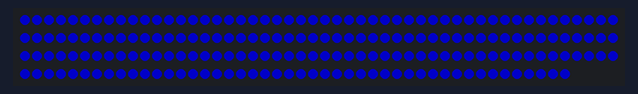
The sketch below on a simulated Arduino Uno, built with avr-gcc and run on an emulated ATmega328P. Shown: 196 RGB LEDs in strip order, left to right, continuing on the next row. Dim RGB values are drawn brighter than linear.

Above: at 0.1 s.

The sketch:

LEDs.ino
```cpp
/*

      LED Program:
      Controls ~195 WS2812B LEDs (4ft strip) for the Nerual Kinetic Sculpture

      Created: March 18, 2025
      By: Letzy Mota and Ashley Nguyen

      Modified: April 28, 2025
      By: Ashley Nguyen

*/

#include <Adafruit_NeoPixel.h>

#define LEDPin 18 // pin 18 controls strip
#define NumLEDs 196// about 195 LEDS per 4ft (for 1 panel)
#define Brightness 100 // controls LED brightness (0-255)

void TransitionLEDs(uint32_t color1, uint32_t color2);

Adafruit_NeoPixel strip(NumLEDs, LEDPin, NEO_GRB + NEO_KHZ800); // defines strip object (800KHZ, GRB required for strip model)

void SetAllLEDs();

int32_t currColor;
int currentBrightness;

void setup() {

    strip.begin(); // initializes LEDS
    strip.show();  // sets all LEDs to off
    strip.setBrightness(Brightness); // adjusts brightness
    SetAllLEDs(strip.Color(0x00, 0x00, 0xFF));
    currColor = 0x0000FF;
    currentBrightness = Brightness;

}

void loop() {
    delay(10);
    TransitionLEDs(0x5D00FF, 30);
    TransitionLEDs(0x5DAD2F, 80);
    //TransitionLEDs(0xFF5733, 0xFFB6C1);
    // delay(10);
    //TransitionLEDs(0xFFB6C1, 0xFF5733);
    // delay(10);
    //

}

// function to set all LEDs 1 color
void SetAllLEDs(uint32_t color) {
    for (int i = 0; i < NumLEDs; i++) {
        strip.setPixelColor(i, color); //update color
    }
    strip.show(); // apply changes
}

void TransitionLEDs(uint32_t color2, int NewBrightness) {
  int red1 = (currColor >> 16) & 0xff;
  int green1 = (currColor >> 8) & 0xff;
  int blue1 = (currColor) & 0xff;

  int red2 = (color2 >> 16) & 0xff;
  int green2 = (color2 >> 8) & 0xff;
  int blue2 = (color2) & 0xff;

  for (int i = 0; i <= 200; i++) {
    float t = i / 200.0;  // Interpolation amount from 0.0 to 1.0

    int newred = round(red1 + (red2 - red1) * t);
    int newgreen = round(green1 + (green2 - green1) * t);
    int newblue = round(blue1 + (blue2 - blue1) * t);

    int NextBrightness = round(currentBrightness + (NewBrightness-currentBrightness) * t);

    SetAllLEDs(strip.Color(newred, newgreen, newblue));
   // delay(10);
  }

  SetAllLEDs(color2);
  currentBrightness = NewBrightness;
  currColor = color2;
  delay(500);

}

// gradient function
/*void TransitionLEDs(uint32_t color1, uint32_t color2) {
  int red1 = (color1 >> 16) & 0xff;
  int green1 = (color1 >> 8) & 0xff;
  int blue1 = (color1) & 0xff;

  int red2 = (color2 >> 16) & 0xff;
  int green2 = (color2 >> 8) & 0xff;
  int blue2 = (color2) & 0xff;

  for (int i = 0; i <= 200; i++) {
    float t = i / 200.0;  // Interpolation amount from 0.0 to 1.0

    int newred = round(red1 + (red2 - red1) * t);
    int newgreen = round(green1 + (green2 - green1) * t);
    int newblue = round(blue1 + (blue2 - blue1) * t);

    SetAllLEDs(strip.Color(newred, newgreen, newblue));
   // delay(10);
  }

  SetAllLEDs(color2);
  delay(500);

} old function*/
```
